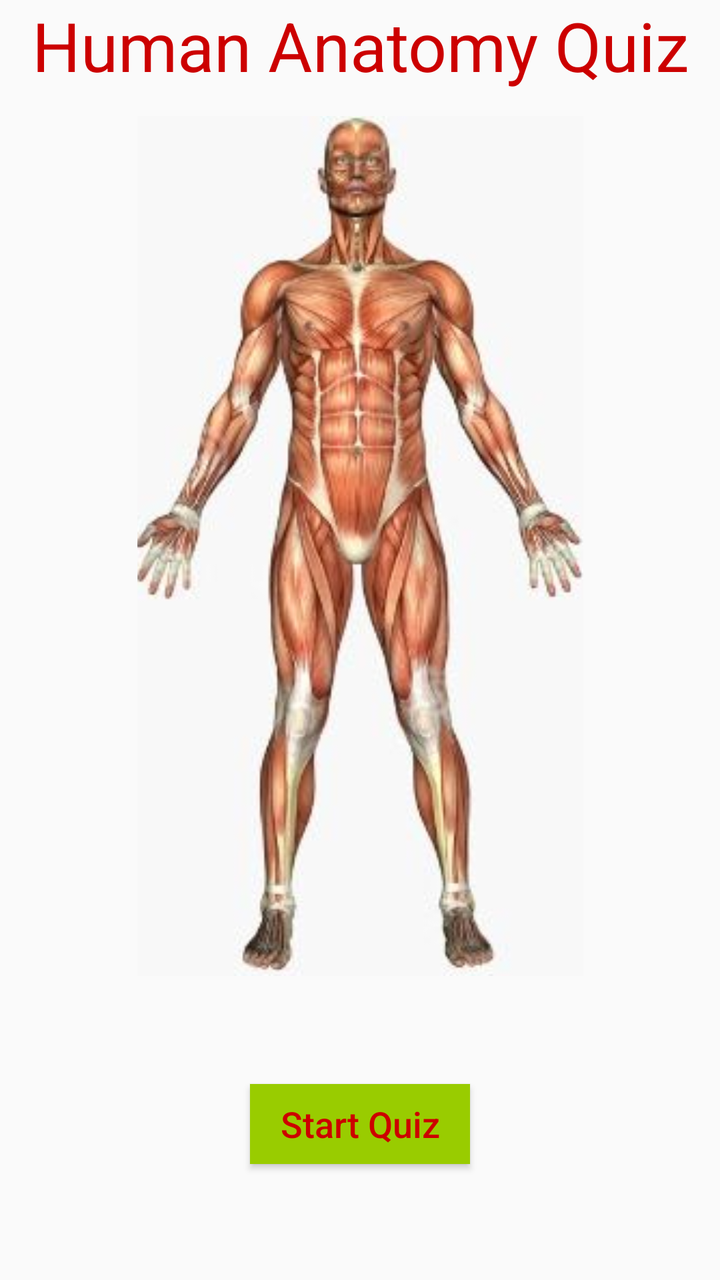
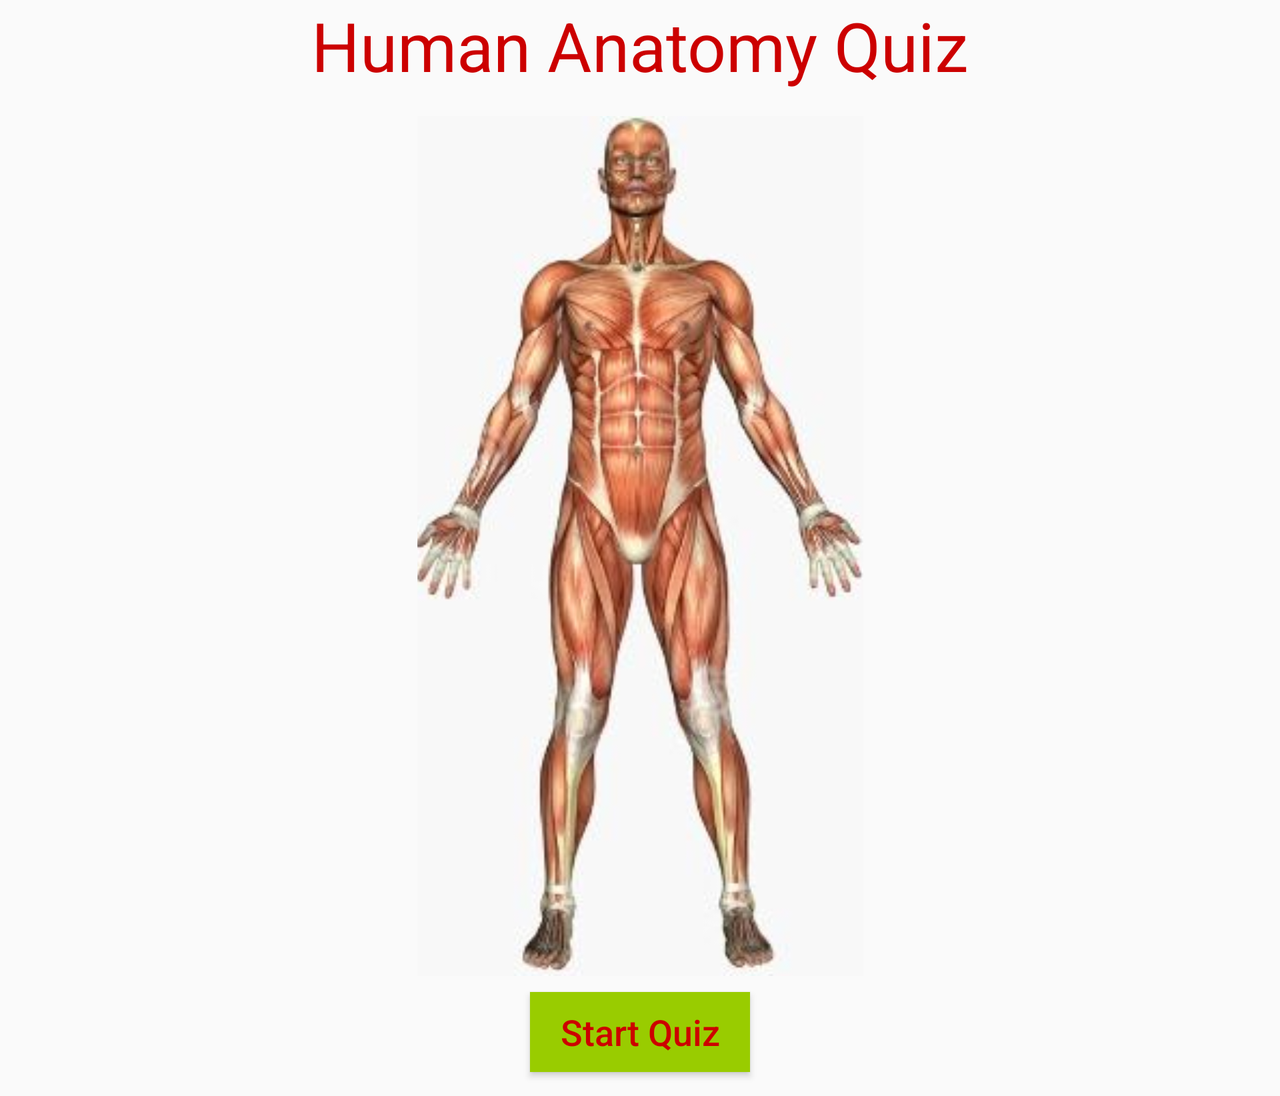

First picture: res/layout/ on a phone held upright. Second picture: the repository's own variant of that layout, on a device whose configuration matches the variant's folder. Source for both follows.
<!-- AndroidManifest.xml: application theme AppTheme -->
<!-- res/layout/activity_main.xml -->
<?xml version="1.0" encoding="utf-8"?>
<android.support.constraint.ConstraintLayout xmlns:android="http://schemas.android.com/apk/res/android"
    xmlns:app="http://schemas.android.com/apk/res-auto"
    xmlns:tools="http://schemas.android.com/tools"
    android:layout_width="match_parent"
    android:layout_height="match_parent"
    android:background="@color/activityMainBackground"
    tools:context="com.example.android.quizapp.MainActivity">
    <TextView
        android:id="@+id/textView"
        android:layout_width="520dp"
        android:layout_height="58dp"
        android:layout_marginBottom="9dp"
        android:layout_marginEnd="8dp"
        android:layout_marginStart="8dp"
        android:text="@string/title"
        android:textAlignment="center"
        android:textAppearance="@style/TextAppearance.AppCompat.Display1"
        android:textColor="@android:color/holo_red_dark"
        android:textColorHighlight="@android:color/background_light"
        app:layout_constraintBottom_toTopOf="@+id/imageView"
        app:layout_constraintEnd_toEndOf="parent"
        app:layout_constraintStart_toStartOf="parent"
        app:layout_constraintTop_toTopOf="parent" />
    <ImageView
        android:id="@+id/imageView"
        android:layout_width="223dp"
        android:layout_height="430dp"
        android:layout_marginEnd="8dp"
        android:layout_marginStart="8dp"
        android:scaleType="centerCrop"
        app:layout_constraintEnd_toEndOf="parent"
        app:layout_constraintStart_toStartOf="parent"
        app:layout_constraintTop_toBottomOf="@+id/textView"
        app:srcCompat="@drawable/human_anatomy" />
    <Button
        android:id="@+id/start_Test"
        style="@style/Widget.AppCompat.Button.Colored"
        android:layout_width="110dp"
        android:layout_height="40dp"
        android:layout_marginBottom="12dp"
        android:layout_marginEnd="8dp"
        android:layout_marginStart="8dp"
        android:layout_marginTop="8dp"
        android:background="@android:color/holo_green_light"
        android:contentDescription="@string/buttonText"
        android:onClick="startTest"
        android:text="@string/buttonText"
        android:textAppearance="@style/TextAppearance.AppCompat.Body2"
        android:textColor="@android:color/holo_red_dark"
        android:textSize="18sp"
        app:layout_constraintBottom_toBottomOf="parent"
        app:layout_constraintEnd_toEndOf="parent"
        app:layout_constraintStart_toStartOf="parent"
        app:layout_constraintTop_toBottomOf="@+id/imageView" />
</android.support.constraint.ConstraintLayout>
<!-- resources referenced by this layout -->
<resources>
  <color name="activityMainBackground">#fafafa</color>
  <!-- drawable human_anatomy: jpg bitmap (drawable, 21944 bytes) -->
  <string name="buttonText">Start Quiz</string>
  <string name="title">Human Anatomy Quiz</string>
  <style name="AppTheme" parent="Theme.AppCompat.Light.NoActionBar">
          
          <item name="colorPrimary">@color/colorPrimary</item>
          <item name="colorPrimaryDark">@color/colorPrimaryDark</item>
          <item name="colorAccent">@color/colorAccent</item>
          <item name="android:windowBackground">@color/background</item>
      </style>
  <color name="colorPrimary">#3F51B5</color>
  <color name="colorPrimaryDark">#757575</color>
  <color name="colorAccent">#FF4081</color>
  <color name="background">#ea80fc</color>
</resources>
<!-- res/layout-land/activity_main.xml (the repository's variant of the layout above) -->
<!-- drawn on the phone turned sideways -->
<?xml version="1.0" encoding="utf-8"?>
<ScrollView xmlns:android="http://schemas.android.com/apk/res/android"
    xmlns:app="http://schemas.android.com/apk/res-auto"
    xmlns:tools="http://schemas.android.com/tools"
    android:layout_width="match_parent"
    android:layout_height="match_parent"
    android:background="@color/activityMainBackground"
    tools:context="com.example.android.quizapp.MainActivity">

    <android.support.constraint.ConstraintLayout
        android:layout_width="match_parent"
        android:layout_height="wrap_content">

        <TextView
            android:id="@+id/textView"
            android:layout_width="520dp"
            android:layout_height="58dp"
            android:layout_marginBottom="9dp"
            android:layout_marginEnd="8dp"
            android:layout_marginStart="8dp"
            android:text="@string/title"
            android:textAlignment="center"
            android:textAppearance="@style/TextAppearance.AppCompat.Display1"
            android:textColor="@android:color/holo_red_dark"
            android:textColorHighlight="@android:color/background_light"
            app:layout_constraintBottom_toTopOf="@+id/imageView"
            app:layout_constraintEnd_toEndOf="parent"
            app:layout_constraintStart_toStartOf="parent"
            app:layout_constraintTop_toTopOf="parent" />

        <ImageView
            android:id="@+id/imageView"
            android:layout_width="223dp"
            android:layout_height="430dp"
            android:layout_marginEnd="8dp"
            android:layout_marginStart="8dp"
            android:scaleType="centerCrop"
            app:layout_constraintEnd_toEndOf="parent"
            app:layout_constraintStart_toStartOf="parent"
            app:layout_constraintTop_toBottomOf="@+id/textView"
            app:srcCompat="@drawable/human_anatomy" />

        <Button
            android:id="@+id/start_Test"
            style="@style/Widget.AppCompat.Button.Colored"
            android:layout_width="110dp"
            android:layout_height="40dp"
            android:layout_marginBottom="12dp"
            android:layout_marginEnd="8dp"
            android:layout_marginStart="8dp"
            android:layout_marginTop="8dp"
            android:background="@android:color/holo_green_light"
            android:contentDescription="@string/buttonText"
            android:onClick="startTest"
            android:text="@string/buttonText"
            android:textAppearance="@style/TextAppearance.AppCompat.Body2"
            android:textColor="@android:color/holo_red_dark"
            android:textSize="18sp"
            app:layout_constraintBottom_toBottomOf="parent"
            app:layout_constraintEnd_toEndOf="parent"
            app:layout_constraintStart_toStartOf="parent"
            app:layout_constraintTop_toBottomOf="@+id/imageView" />
    </android.support.constraint.ConstraintLayout>
</ScrollView>
